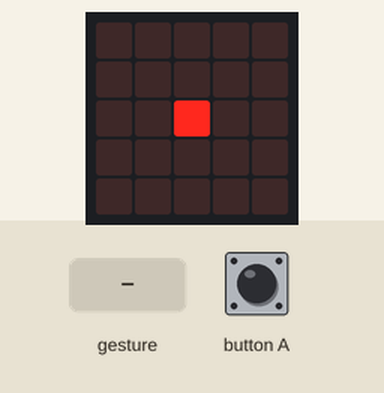
A program run on a simulated BBC micro:bit (MakeCode). Shown: the board's 5×5 LED display. The test bench sets the inputs (shaded band). A tilt is held for 1.5 s and a shake lasts 1 s, then the board lies face up again.

Above: at 1.6 s.
1.7 s: button A pressed for 0.15 s
At 2.5 s:
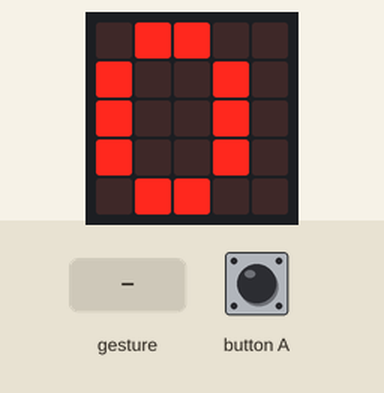
3.3 s: gesture 'tilt left'
At 4.3 s:
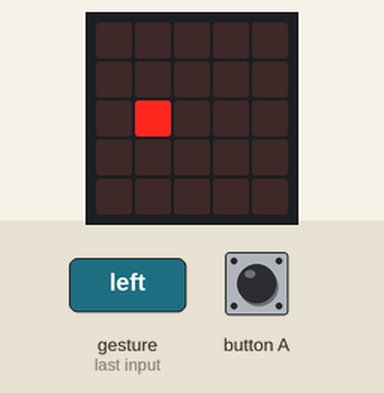
4.9 s: gesture 'tilt right'
At 5.5 s:
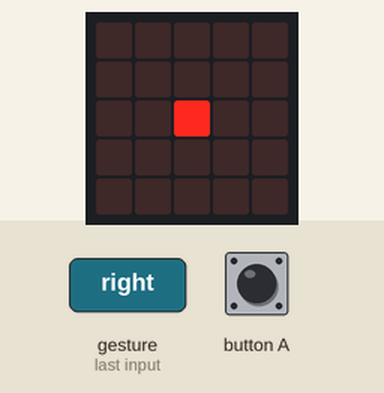
Timing chart, 0 to 7.9 s (numbered marks = the images above; inputs shaded):
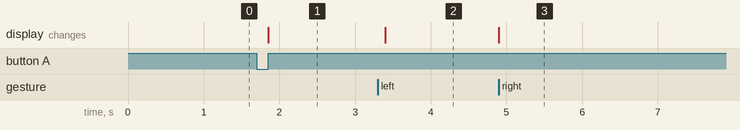

Measured:
- after the input at 1.7 s, the display: changes after 0.15 s (image 1)
- after the input at 3.3 s, the display: changes after 0.10 s (image 2)
- after the input at 4.9 s, the display: changes at once (image 3)

The program:

main.ts
```typescript
/**
 * Simple code developed with use of chatGPT 3.5
 *
 * Tilt board left or right and use A button to check how many times dot touched the edge on left or right side
 *
 * Initialize variables
 */
// Function to handle dot movement based on tilt
input.onGesture(Gesture.TiltLeft, function () {
    if (x > 0) {
        // Move the dot left if not already at the left edge
        x += -1
        basic.clearScreen()
        led.plot(x, 2)
        if (x <= 0) {
            music.play(music.tonePlayable(784, music.beat(BeatFraction.Quarter)), music.PlaybackMode.UntilDone)
        }
    } else {
        // Increment counter when dot reaches the left edge
        counter += 1
    }
})
input.onGesture(Gesture.TiltRight, function () {
    if (x < 4) {
        // Move the dot right if not already at the right edge
        x += 1
        basic.clearScreen()
        led.plot(x, 2)
        if (x >= 4) {
            music.play(music.tonePlayable(784, music.beat(BeatFraction.Quarter)), music.PlaybackMode.UntilDone)
        }
    } else {
        // Increment counter when dot reaches the right edge
        counter += 1
    }
})
// Function to display total count when A button is pressed
input.onButtonPressed(Button.A, function () {
    // Display the total count
    basic.showNumber(counter)
})
let counter = 0
let x = 0
// X-coordinate for the center of the board
x = 2
// Display a single red dot in the center of the board
basic.showLeds(`
    . . . . .
    . . . . .
    . . # . .
    . . . . .
    . . . . .
    `)
```

test.ts
```typescript
// tu są testy; nie będzie to kompilowane, gdy ten pakiet będzie używany jako rozszerzenie.
```
